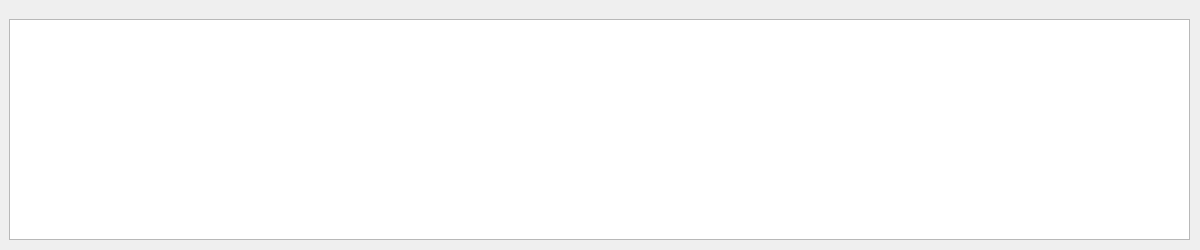
<?xml version="1.0" encoding="UTF-8"?>
<ui version="4.0">
 <class>RPSUserDefinedPhenomenonComparisonTableZoomInDialog</class>
 <widget class="QDialog" name="RPSUserDefinedPhenomenonComparisonTableZoomInDialog">
  <property name="geometry">
   <rect>
    <x>0</x>
    <y>0</y>
    <width>1200</width>
    <height>250</height>
   </rect>
  </property>
  <property name="windowTitle">
   <string>Dialog</string>
  </property>
  <widget class="QWidget" name="formLayoutWidget">
   <property name="geometry">
    <rect>
     <x>9</x>
     <y>19</y>
     <width>1181</width>
     <height>221</height>
    </rect>
   </property>
   <layout class="QHBoxLayout" name="horizontalLayout">
    <item>
     <widget class="QTableWidget" name="tableWidget"/>
    </item>
   </layout>
  </widget>
 </widget>
 <resources/>
 <connections/>
</ui>
